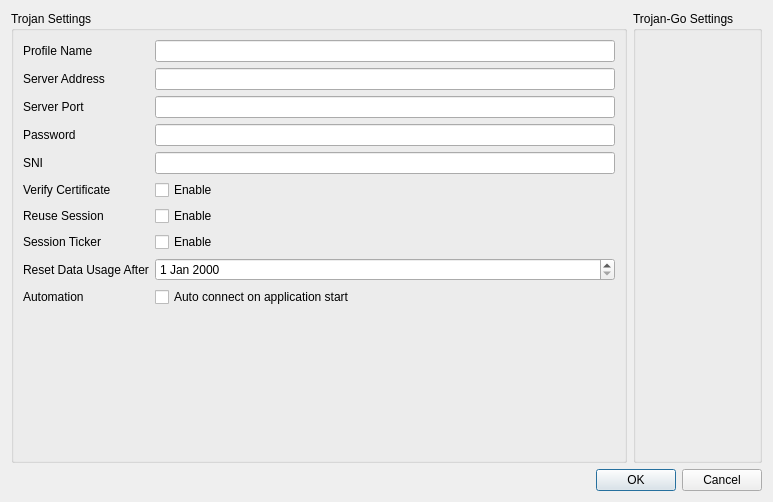
<?xml version="1.0" encoding="UTF-8"?>
<ui version="4.0">
 <class>TrojanEditDialog</class>
 <widget class="QDialog" name="TrojanEditDialog">
  <property name="geometry">
   <rect>
    <x>0</x>
    <y>0</y>
    <width>773</width>
    <height>502</height>
   </rect>
  </property>
  <property name="sizePolicy">
   <sizepolicy hsizetype="Preferred" vsizetype="Preferred">
    <horstretch>0</horstretch>
    <verstretch>0</verstretch>
   </sizepolicy>
  </property>
  <property name="minimumSize">
   <size>
    <width>0</width>
    <height>0</height>
   </size>
  </property>
  <property name="windowTitle">
   <string>Profile Editor</string>
  </property>
  <property name="modal">
   <bool>true</bool>
  </property>
  <layout class="QGridLayout" name="gridLayout_4" columnstretch="2,0">
   <item row="0" column="0">
    <widget class="QGroupBox" name="outboundSettingWrapper">
     <property name="title">
      <string>Trojan Settings</string>
     </property>
     <layout class="QGridLayout" name="gridLayout">
      <item row="0" column="0">
       <layout class="QHBoxLayout" name="horizontalLayout" stretch="0">
        <item>
         <layout class="QFormLayout" name="formLayout">
          <item row="0" column="0">
           <widget class="QLabel" name="label">
            <property name="text">
             <string>Profile Name</string>
            </property>
           </widget>
          </item>
          <item row="0" column="1">
           <widget class="QLineEdit" name="nameEdit"/>
          </item>
          <item row="1" column="0">
           <widget class="QLabel" name="label_2">
            <property name="text">
             <string>Server Address</string>
            </property>
           </widget>
          </item>
          <item row="1" column="1">
           <widget class="QLineEdit" name="serverAddrEdit"/>
          </item>
          <item row="2" column="0">
           <widget class="QLabel" name="label_3">
            <property name="text">
             <string>Server Port</string>
            </property>
           </widget>
          </item>
          <item row="2" column="1">
           <widget class="QLineEdit" name="serverPortEdit"/>
          </item>
          <item row="8" column="0">
           <widget class="QLabel" name="label_8">
            <property name="text">
             <string>Reset Data Usage After</string>
            </property>
           </widget>
          </item>
          <item row="8" column="1">
           <widget class="QDateEdit" name="resetDateEdit"/>
          </item>
          <item row="9" column="0">
           <widget class="QLabel" name="label_9">
            <property name="text">
             <string>Automation</string>
            </property>
           </widget>
          </item>
          <item row="9" column="1">
           <widget class="QCheckBox" name="autoStartCheckBox">
            <property name="text">
             <string>Auto connect on application start</string>
            </property>
           </widget>
          </item>
          <item row="3" column="0">
           <widget class="QLabel" name="label_4">
            <property name="text">
             <string>Password</string>
            </property>
           </widget>
          </item>
          <item row="3" column="1">
           <widget class="QLineEdit" name="pwdEdit"/>
          </item>
          <item row="4" column="0">
           <widget class="QLabel" name="label_5">
            <property name="text">
             <string>SNI</string>
            </property>
           </widget>
          </item>
          <item row="4" column="1">
           <widget class="QLineEdit" name="sniEdit"/>
          </item>
          <item row="5" column="0">
           <widget class="QLabel" name="label_6">
            <property name="text">
             <string>Verify Certificate</string>
            </property>
           </widget>
          </item>
          <item row="5" column="1">
           <widget class="QCheckBox" name="verifyCertificateCheckBox">
            <property name="text">
             <string>Enable</string>
            </property>
           </widget>
          </item>
          <item row="6" column="0">
           <widget class="QLabel" name="label_7">
            <property name="text">
             <string>Reuse Session</string>
            </property>
           </widget>
          </item>
          <item row="7" column="0">
           <widget class="QLabel" name="label_10">
            <property name="text">
             <string>Session Ticker</string>
            </property>
           </widget>
          </item>
          <item row="6" column="1">
           <widget class="QCheckBox" name="reuseSessionCheckBox">
            <property name="text">
             <string>Enable</string>
            </property>
           </widget>
          </item>
          <item row="7" column="1">
           <widget class="QCheckBox" name="sessionTicketCheckBox">
            <property name="text">
             <string>Enable</string>
            </property>
           </widget>
          </item>
         </layout>
        </item>
       </layout>
      </item>
     </layout>
    </widget>
   </item>
   <item row="0" column="1">
    <widget class="QGroupBox" name="streamSettingsGroupBox">
     <property name="title">
      <string>Trojan-Go Settings</string>
     </property>
     <property name="checked">
      <bool>false</bool>
     </property>
     <layout class="QGridLayout" name="gridLayout_3">
      <item row="0" column="0">
       <layout class="QGridLayout" name="trojangoFrame"/>
      </item>
     </layout>
    </widget>
   </item>
   <item row="1" column="0" colspan="2">
    <widget class="QDialogButtonBox" name="buttonBox">
     <property name="orientation">
      <enum>Qt::Horizontal</enum>
     </property>
     <property name="standardButtons">
      <set>QDialogButtonBox::Cancel|QDialogButtonBox::Ok</set>
     </property>
    </widget>
   </item>
  </layout>
 </widget>
 <resources/>
 <connections>
  <connection>
   <sender>buttonBox</sender>
   <signal>rejected()</signal>
   <receiver>TrojanEditDialog</receiver>
   <slot>reject()</slot>
   <hints>
    <hint type="sourcelabel">
     <x>386</x>
     <y>480</y>
    </hint>
    <hint type="destinationlabel">
     <x>386</x>
     <y>250</y>
    </hint>
   </hints>
  </connection>
 </connections>
</ui>
